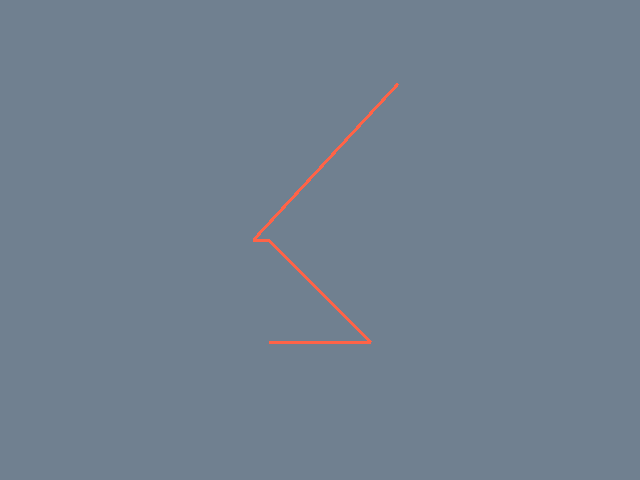

This figure's Python source:
#!/usr/bin/env python

# Build a polydata with line cells, iterate over them printing connectivity, and render.

# Factory overrides: importing these modules registers the OpenGL rendering
# and interaction style implementations for vtkRenderingCore factory classes.
import vtkmodules.vtkInteractionStyle  # noqa: F401
import vtkmodules.vtkRenderingOpenGL2  # noqa: F401
# VTK pipeline classes used in this example
from vtkmodules.vtkCommonCore import (
    vtkIdList,
    vtkPoints,
)
from vtkmodules.vtkCommonDataModel import (
    vtkCellArray,
    vtkLine,
    vtkPolyData,
)
from vtkmodules.vtkRenderingCore import (
    vtkActor,
    vtkPolyDataMapper,
    vtkRenderWindow,
    vtkRenderWindowInteractor,
    vtkRenderer,
)

# Colors (normalized RGB)
tomato_rgb = (1.000, 0.388, 0.278)
slate_gray_rgb = (0.439, 0.502, 0.565)

# Source: five points connected by four line segments
points = vtkPoints()
points.InsertNextPoint(0.0, 0.0, 0.0)
points.InsertNextPoint(1.0, 0.0, 0.0)
points.InsertNextPoint(0.0, 1.0, 0.0)
points.InsertNextPoint(0.0, 1.0, 2.0)
points.InsertNextPoint(1.0, 2.0, 3.0)

lines = vtkCellArray()
line0 = vtkLine()
line0.GetPointIds().SetId(0, 0)
line0.GetPointIds().SetId(1, 1)
lines.InsertNextCell(line0)

line1 = vtkLine()
line1.GetPointIds().SetId(0, 1)
line1.GetPointIds().SetId(1, 2)
lines.InsertNextCell(line1)

line2 = vtkLine()
line2.GetPointIds().SetId(0, 2)
line2.GetPointIds().SetId(1, 3)
lines.InsertNextCell(line2)

line3 = vtkLine()
line3.GetPointIds().SetId(0, 3)
line3.GetPointIds().SetId(1, 4)
lines.InsertNextCell(line3)

lines_polydata = vtkPolyData()
lines_polydata.SetPoints(points)
lines_polydata.SetLines(lines)

print(f"There are {lines_polydata.GetNumberOfLines()} lines.")

# Iterate over each line cell and print its point connectivity
lines_polydata.GetLines().InitTraversal()
id_list = vtkIdList()
line_count = 0
while lines_polydata.GetLines().GetNextCell(id_list):
    print(f"Line {line_count} has {id_list.GetNumberOfIds()} points")
    for i in range(id_list.GetNumberOfIds() - 1):
        print(f"  {id_list.GetId(i)} -> {id_list.GetId(i + 1)}")
    line_count += 1

# Mapper: map line cells to graphics primitives
mapper = vtkPolyDataMapper()
mapper.SetInputData(lines_polydata)

# Actor: render the lines with visible width
actor = vtkActor()
actor.SetMapper(mapper)
actor.GetProperty().SetColor(tomato_rgb)
actor.GetProperty().SetLineWidth(3)

# Renderer: assemble the scene
renderer = vtkRenderer()
renderer.AddActor(actor)
renderer.SetBackground(slate_gray_rgb)

# Window: display the rendered scene
render_window = vtkRenderWindow()
render_window.AddRenderer(renderer)
render_window.SetWindowName("iterate over lines")
render_window.SetMultiSamples(0)
render_window.SetSize(640, 480)

# Interactor: handle mouse and keyboard events
render_window_interactor = vtkRenderWindowInteractor()
render_window_interactor.SetRenderWindow(render_window)

# Launch the interactive visualization
render_window.Render()
render_window_interactor.Start()
